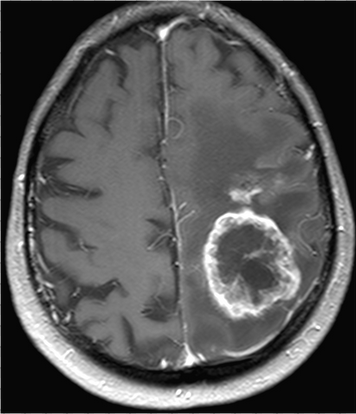
#> input picture eli.png, 356 x 414 px
$ python image.py   (older library calls are emulated)
#> lines starting #> are read from the running program, lines starting #| are printed output that depends on the picture; after the words box and inside, x2 and y2 are one past the last pixel; in counts of white or black regions, pixels touching at a corner belong together
import numpy as np
import cv2
import matplotlib.pyplot as plt

def disp(title, img, ctype):
  plt.figure(figsize=(5, 5))
  if (ctype == 'bgr'):
    b, g, r = cv2.split(img)
    rgb_img = cv2.merge([r, g, b])
    plt.imshow(rgb_img)
  elif (ctype == 'hsv'):
    rgb = cv2.cvtColor(img, cv2.COLOR_HSV2RGB)
    plt.imshow(rgb)
  elif (ctype == 'gray'):
    plt.imshow(img, cmap='gray')
  elif (ctype == 'rgb'):
    plt.imshow(img)
  else:
    raise Exception("Unknown colour type")
  plt.axis('off')
  plt.title(title)
  plt.show()

img = cv2.imread('eli.png')
#> img is the input picture: shape (414, 356, 3); min 3, max 255, mean 84.9
gray = cv2.cvtColor(img, cv2.COLOR_BGR2GRAY)
disp('Brain tumour(Original image)', gray, 'gray')
ret, thresh = cv2.threshold(gray, 50, 255, cv2.THRESH_BINARY_INV + cv2.THRESH_OTSU)
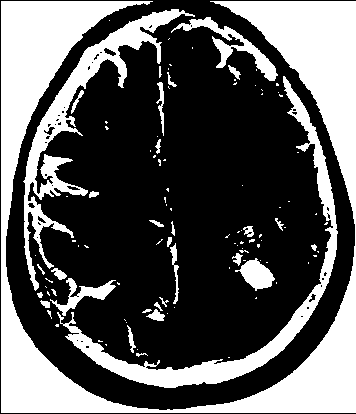
#> thresh: shape (414, 356); 35.5% white; 106 white regions (75 under 20 px), largest, box (x1, y1, x2, y2) and area: (1, 1, 356, 413) 34107, (57, 76, 338, 388) 7053, (23, 9, 195, 291) 6499
#> ret = 70

# Threshold value=50, Max=255
disp('Thresholding', thresh, 'gray')

# noise removal
kernel = np.ones((3, 3), np.uint8)
opening = cv2.morphologyEx(thresh, cv2.MORPH_OPEN, kernel, iterations=2)
#> opening: shape (414, 356); 32.7% white; 35 white regions, largest, box (x1, y1, x2, y2) and area: (1, 1, 148, 413) 16357, (221, 1, 356, 219) 10410, (186, 257, 356, 413) 7053

# sure background area
sure_bg = cv2.dilate(opening, kernel, iterations=3)
#> sure_bg: shape (414, 356); 44.1% white; 13 white regions, largest, box (x1, y1, x2, y2) and area: (0, 0, 151, 414) 19099, (218, 0, 356, 222) 11616, (66, 78, 340, 391) 10800

# Finding sure foreground area
dist_transform = cv2.distanceTransform(opening, cv2.DIST_L2, 5)
ret, sure_fg = cv2.threshold(dist_transform, 0.7 * dist_transform.max(), 255, 0)
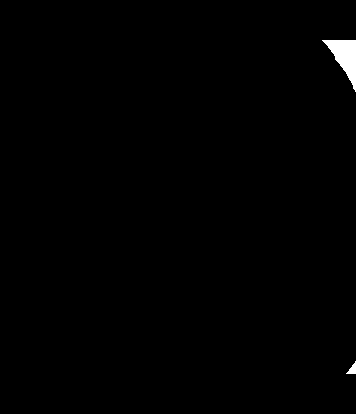
#> sure_fg: shape (414, 356) float32; 0.6% white; 2 white regions, box (x1, y1, x2, y2) and area: (322, 40, 356, 92) 815, (346, 361, 356, 374) 67
#> ret = 39.46

# Finding unknown region
sure_fg = np.uint8(sure_fg)
unknown = cv2.subtract(sure_bg, sure_fg)
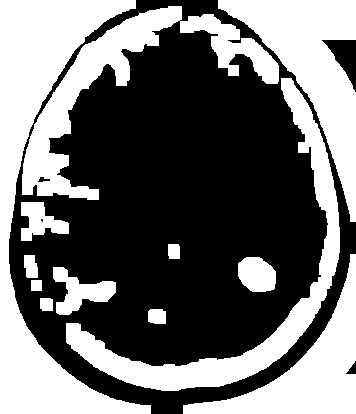
#> unknown: shape (414, 356); 43.5% white; 13 white regions, largest, box (x1, y1, x2, y2) and area: (0, 0, 151, 414) 19099, (218, 0, 356, 222) 10801, (66, 78, 340, 391) 10800
disp('Finding the unknown region', unknown, 'gray')

# Marker labelling
ret, markers = cv2.connectedComponents(sure_fg)
#> markers: shape (414, 356) int32; 3 distinct labels, from 0 to 2
#> ret = 3

# Add one to all labels so that sure background is not 0, but 1
markers = markers + 1
#> markers: shape (414, 356) int32; 3 distinct labels, from 1 to 3

# Now, mark the region of unknown with zero
markers[unknown == 255] = 0
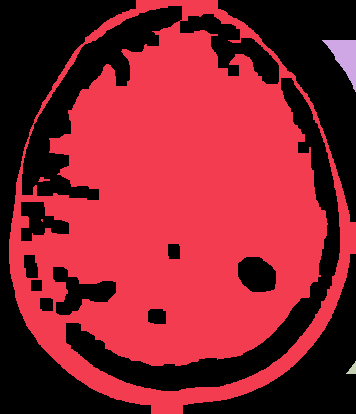
#> markers: shape (414, 356) int32; 4 distinct labels, from 0 to 3; one colour per label, 0 black
markers = cv2.watershed(img, markers)
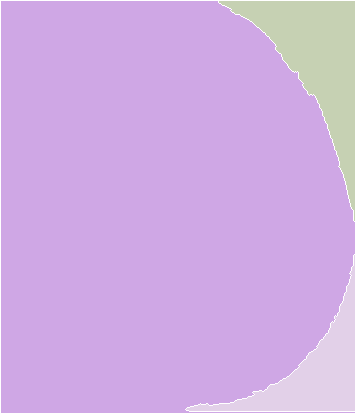
#> markers: shape (414, 356) int32; 4 distinct labels, from -1 to 3; one colour per label, 0 black, -1 white
img[markers == -1] = [255, 0, 0]
#> img: shape (414, 356, 3); 1.49% of pixels changed, all inside (x1, y1, x2, y2) = (0, 0, 356, 414)
im1 = cv2.cvtColor(img, cv2.COLOR_HSV2RGB)
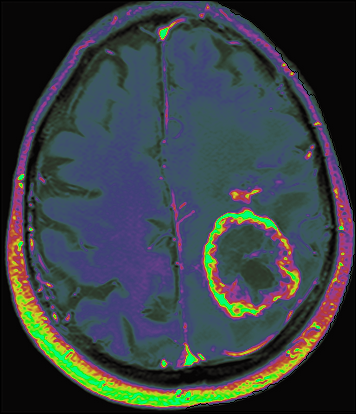
#> im1: shape (414, 356, 3); mean R, G, B 56, 63.2, 67.5
disp('Watershed segmented image', im1, 'gray')

# Removal of salt and pepper noise using 5X5 median filter
median_filtered = cv2.medianBlur(gray, 5)
disp('Median filtering', median_filtered, 'gray')

# Edge detection using sobel operator
# 3X3 sobel filters
SobelX = np.array([[-1, 0, 1], [-2, 0, 2], [-1, 0, 1]])
print("Sobel X = ")
print(SobelX)
SobelY = np.array([[1, 2, 1], [0, 0, 0], [-1, -2, -1]])
print("Sobel Y = ")
print(SobelY)
img_sobelx = cv2.Sobel(median_filtered, cv2.CV_8U, 1, 0, ksize=3)
img_sobely = cv2.Sobel(median_filtered, cv2.CV_8U, 0, 1, ksize=3)
img_sobel = img_sobelx + img_sobely + gray
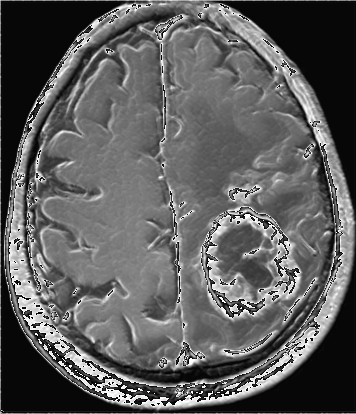
#> img_sobel: shape (414, 356); min 0, max 255, mean 92.7
disp('Edge detection using sobel operator', img_sobel, 'gray')
#> (the run stopped early here; a loop or call above may not have finished)

$ run again, with median_filtering.png copied over eli.png
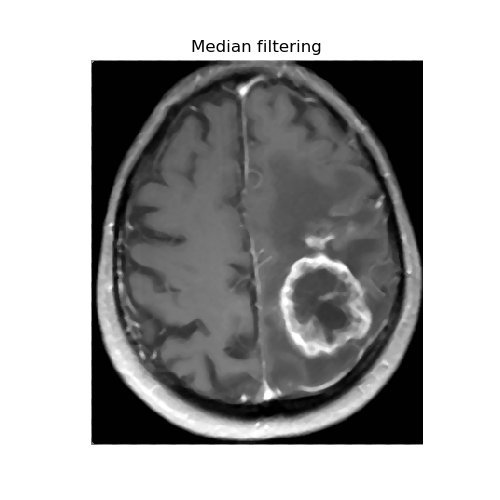
#> input picture median_filtering.png, 500 x 500 px
#> img is the input picture: shape (500, 500, 3); min 0, max 255, mean 165.4
#> `ret, thresh = cv2.threshold(gray, 50, 255, cv2.THRESH_BINARY_INV + cv2..`:
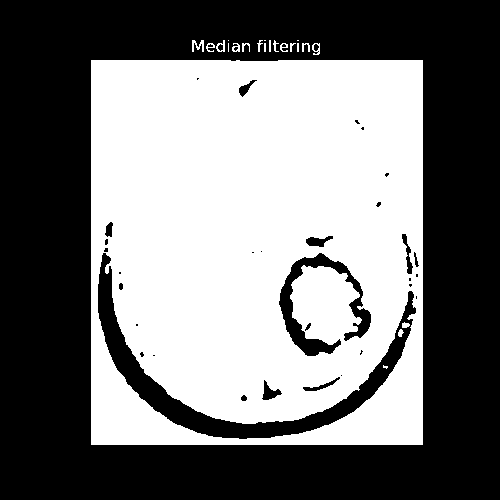
#> thresh: shape (500, 500); 46.8% white; 22 white regions (7 under 20 px), largest, box (x1, y1, x2, y2) and area: (91, 60, 423, 445) 116345, (192, 40, 204, 52) 80, (216, 40, 225, 52) 52
#> `ret, thresh = cv2.threshold(gray, 50, 255, cv2.THRESH_BINARY_INV + cv2..`: ret = 159
#> opening: shape (500, 500); 46.4% white; 4 white regions, box (x1, y1, x2, y2) and area: (91, 60, 423, 445) 112073, (291, 266, 361, 345) 3977, (410, 257, 415, 262) 25, (402, 323, 407, 328) 25
#> sure_bg: shape (500, 500); 51% white; 11 black regions (5 under 20 px), largest, box (x1, y1, x2, y2) and area: (0, 0, 500, 500) 117883, (101, 259, 406, 436) 4025, (283, 283, 330, 353) 437, (354, 302, 368, 332) 110, (301, 258, 329, 264) 75, (293, 265, 299, 276) 32
#> `ret, sure_fg = cv2.threshold(dist_transform, 0.7 * dist_transform.max(..`: ret = 65.3
#> unknown: shape (500, 500); 48% white; 1 white region, box (x1, y1, x2, y2) and area: (88, 57, 426, 448) 120068
#> `ret, markers = cv2.connectedComponents(sure_fg)`: ret = 2
#> img: shape (500, 500, 3); 1.91% of pixels changed, all inside (x1, y1, x2, y2) = (0, 0, 500, 500)
#> `img_sobel = img_sobelx + img_sobely + gray`:
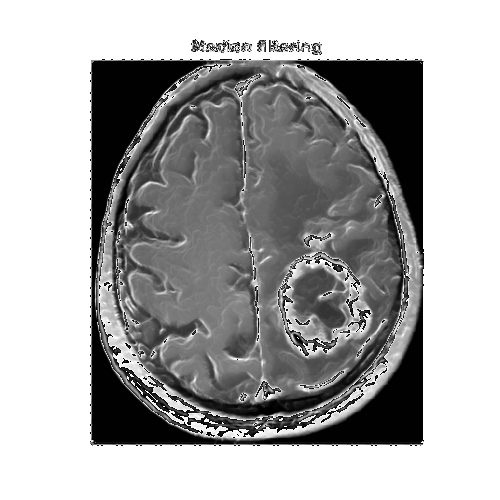
#> img_sobel: shape (500, 500); min 0, max 255, mean 169.4
